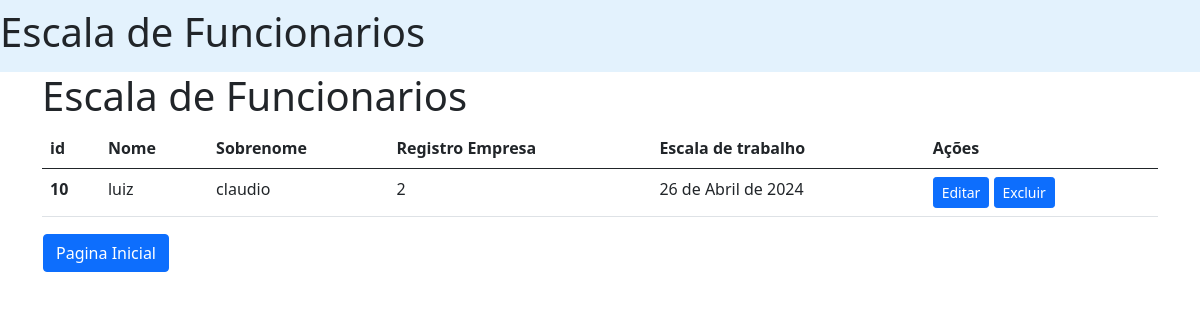
The app's page /escala, older data.
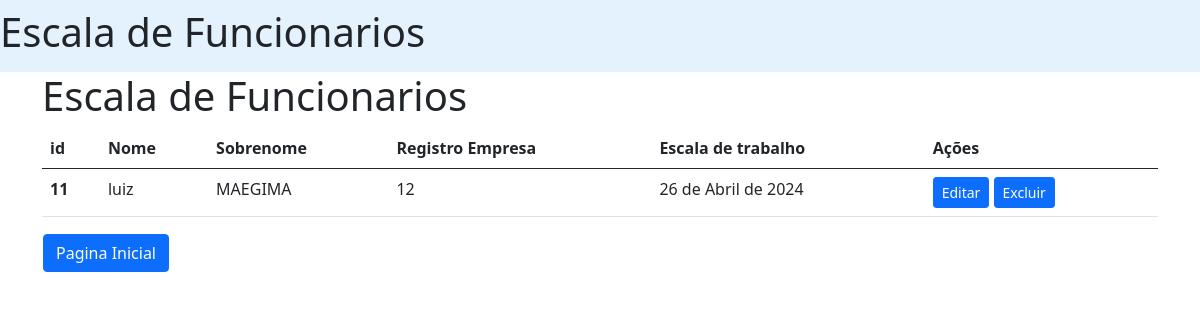
The same page, newer data.
### escalas/models.py (models this page shows)
class funcionario (models.Model):
 Nome = models.CharField(max_length=50, null = False,blank= False)
 Sobrenome = models.CharField(max_length=50,null =False,blank = False)
 Registro_Empresa = models.IntegerField()
 Escala_de_trabalho = models.DateField(null = False, blank =False)

### escalas/views.py (the view)
# urls.py: path('escala', FuncionarioListView.as_view(), name = "lista"),
class FuncionarioListView(ListView):
  model = funcionario

### escalas/templates/escalas/funcionario_list.html (shortened to what this page needs)
<!doctype html>
<html lang="pt-br">
  <head>
    <link href="https://cdn.jsdelivr.net/npm/bootstrap@5.0.2/dist/css/bootstrap.min.css" rel="stylesheet">
  </head>
  <body>
    <nav class="navbar navbar-light" mb-8 style="background-color: #e3f2fd;">
        <h1>Escala de Funcionarios</h1>
      </nav>
      <main class = "container">
        <h1>Escala de Funcionarios</h1>
        {%if funcionario_list %}
      <table class="table">
        <thead>
          <tr>
            <th scope="col">id</th>
            <th scope="col">Nome</th>
            <th scope="col">Sobrenome</th>
            <th scope="col">Registro Empresa</th>
            <th scope="col">Escala de trabalho</th>
            <th scope ="col">Ações</th>
          </tr>
        </thead>
        <tbody>
          {% for funcionario in funcionario_list%}
          <tr>
            <th scope="row">{{funcionario.pk}}</th>
            <td>{{funcionario.Nome}}</td>
            <td>{{funcionario.Sobrenome}}</td>
            <td>{{funcionario.Registro_Empresa}}</td>
            <td>{{funcionario.Escala_de_trabalho}}</td>
            <td>
            <a href="{% url 'atualizar' funcionario.pk %}" class= "btn btn-primary btn-sm">Editar</a>
            <a href="{% url 'deletar' funcionario.pk %}" class= "btn btn-primary btn-sm">Excluir</a>
            </td>
          </tr>
          {% endfor%}
          <table>
            <td>
              <a href="pagina_inicial"class="btn btn-primary">Pagina Inicial</a>
            </td>
          </table>
        </tbody>
      </table>
    </main>
    {%else%}
      <p> Não há funcionarios cadastrados</p>
      {%endif%}
    </body>

Row changes from the older to the newer data that the page shows:
removed funcionario: pk "10", Nome "luiz", Sobrenome "claudio", Registro_Empresa "2", Escala_de_trabalho "26 de Abril de 2024"
added funcionario: pk "11", Nome "luiz", Sobrenome "MAEGIMA", Registro_Empresa "12", Escala_de_trabalho "26 de Abril de 2024"
